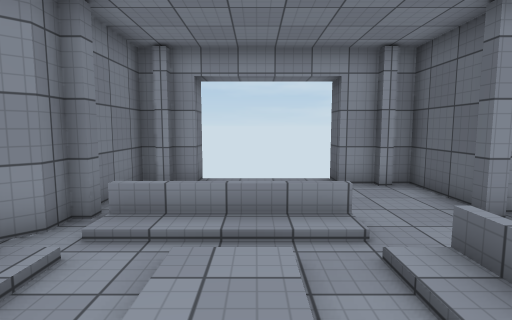
View 1 (above)

24 first-person views from a walk through a Unity game level. The camera is 1.4 m above the floor, tilts 6° down and sees 80° across. Doors are open. The floor is counted in squares, 1 m on a side. Each view is taken from the middle of a square. On the plan, view 1 faces up. The plan holds only what a view shows up to about 14 squares ahead; the rest is blank. The place goes on beyond the plan. The player character is not drawn. Surface patterns are stand-ins for the level's own textures.

View 2
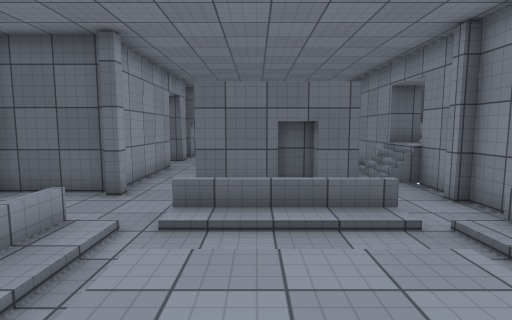

View 3
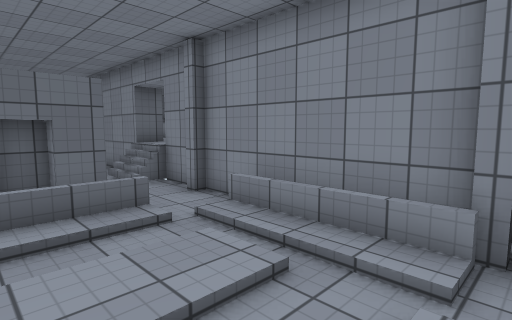

View 4
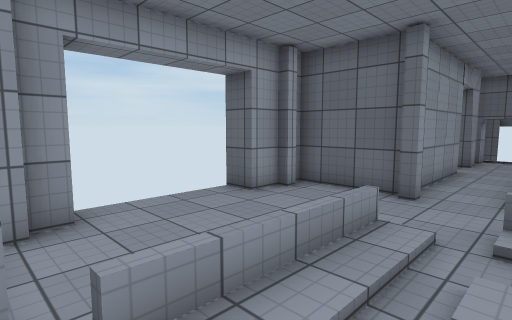

View 5
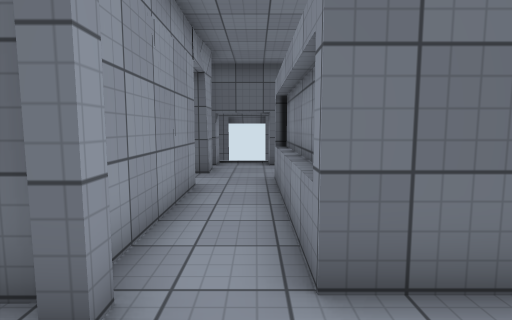

View 6
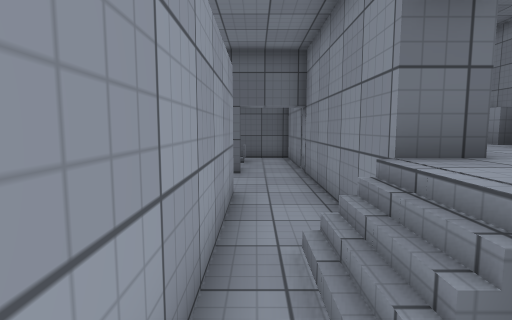

View 7
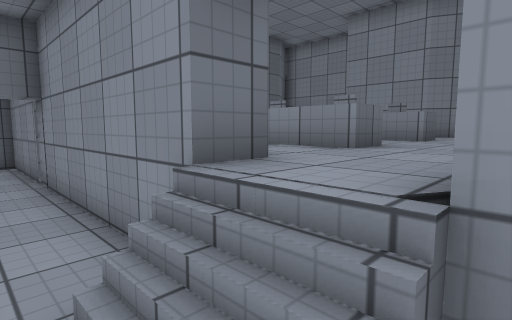

View 8
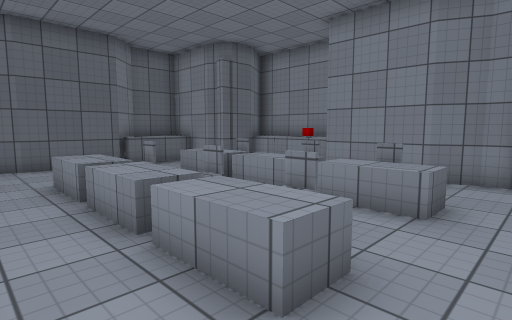

View 9
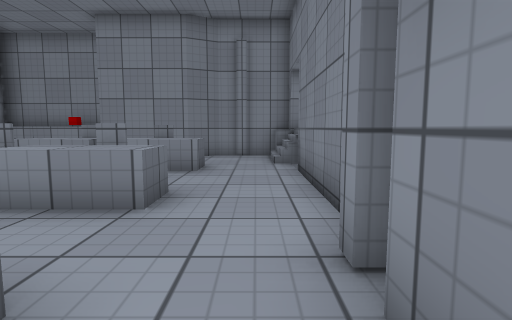

View 10
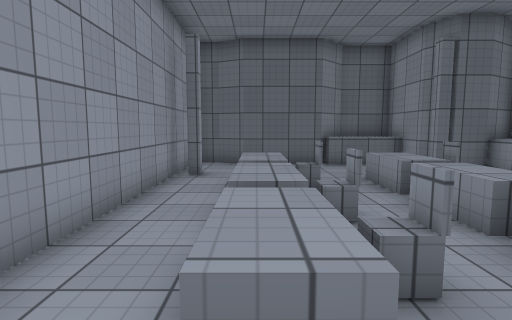

View 11
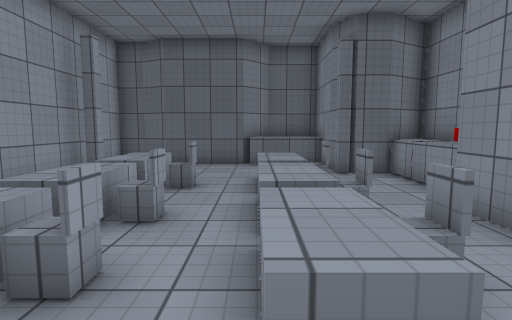

View 12
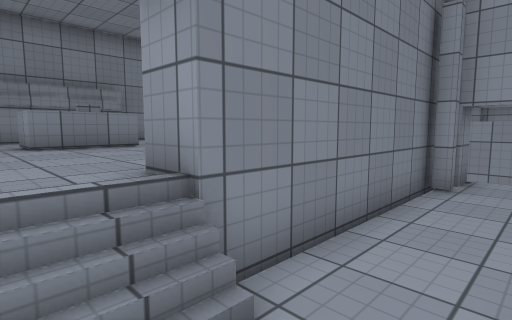

View 13
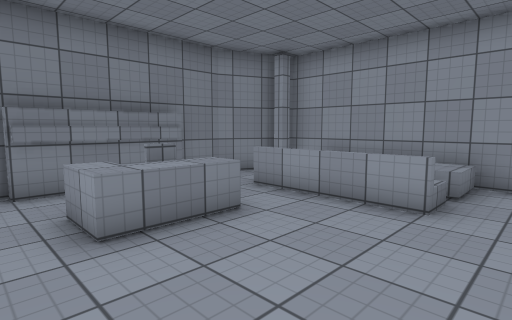

View 14
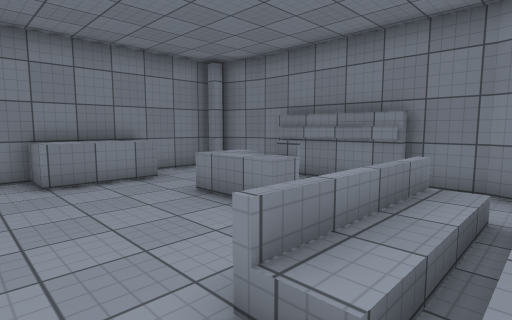

View 15
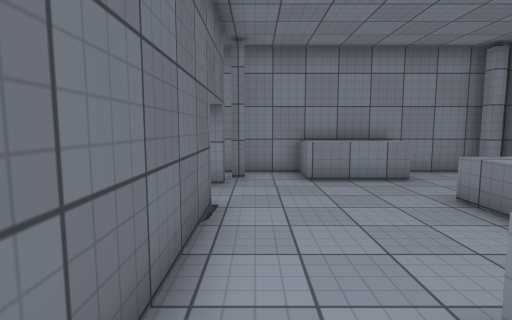

View 16
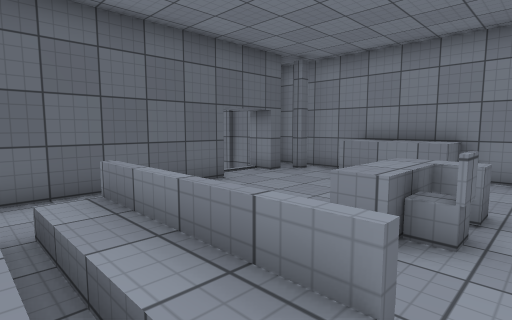

View 17
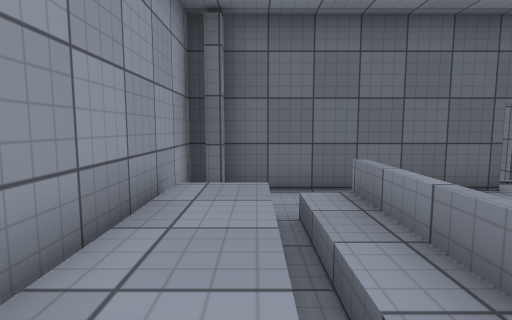

View 18
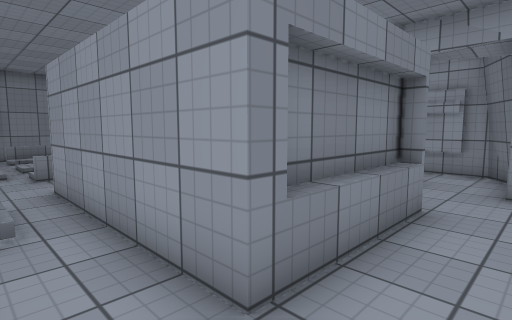

View 19
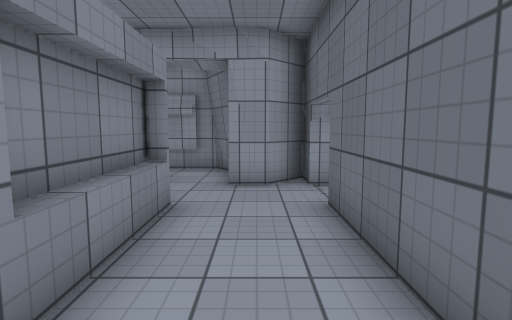

View 20
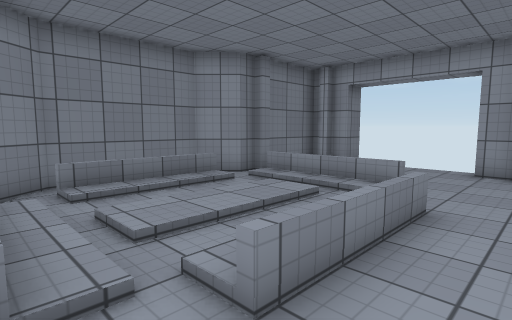

View 21
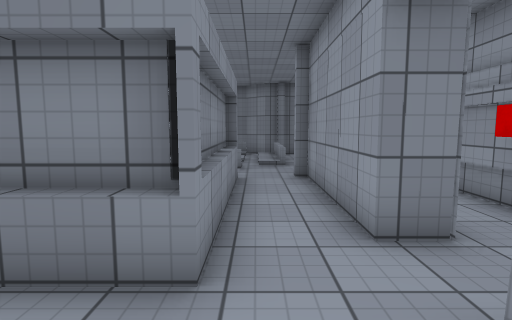

View 22
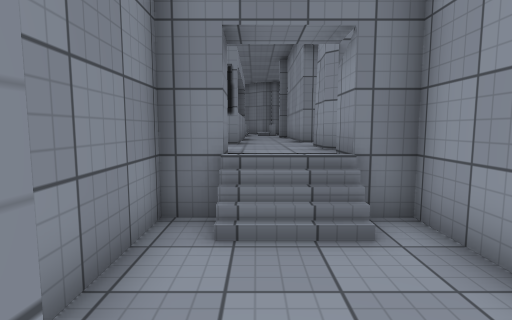

View 23
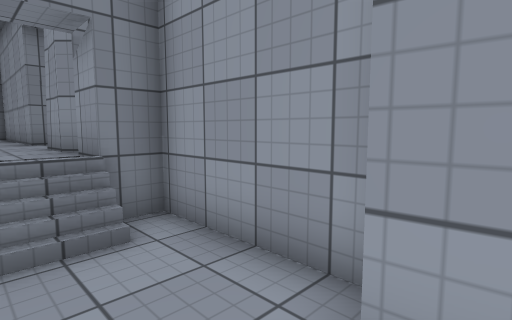

View 24
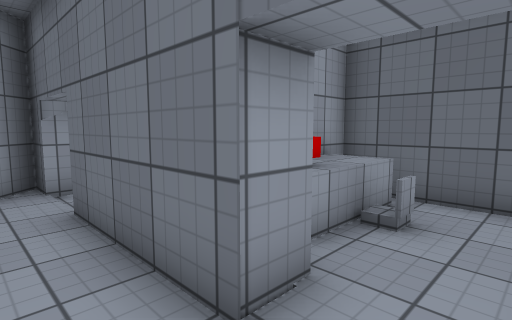

### Floor plan
Key: @ floor where view 1 was taken; # wall or solid block; . main floor; : floor 0.25 m higher than the main floor; - floor 0.75 m lower than the main floor; + floor 1.25 m higher than the main floor; * floor 2 m higher than the main floor; % floor 2.5 m higher than the main floor; / step, stairs or slope; D open door; = window, fence, low wall or low ledge; ^ raised ledge; v drop or lower ground.
Columns run from 5 left of view 1 to 19 right of it. Each row starts with its distance up from view 1.
 10    #   #
  9   ##...#######
  8   #......#  #####
  7   #......#   ...# ######
  6   #.   ..######DD###---##
  5  ##=///............./--
  4  #.////............./-- -
  3  #/./:.:..######..##---#
  2  #/./:.:..#    #..######
  1  #/./:.:..#    #..## ^^#
  0  #/./@.:..######..##^^^#
 -1  #.////................#
 -2  ##vvv/...///..........#
 -3  ##########DD###########
 -4  ##^^^^####+++++++++#++#
 -5 ##*^^^^**##++++++++++++#
 -6 #**%%%%**##++^^^^^^^+++#
 -7 #**====**##++^^^^+^^+++#
 -8 ##*******##++++++++++++#
 -9  #*==****##++^^^^^^^+++^#
-10  #*==****##++^^^^^^^+++^^
-11 ##*******DD++++++++++++^^
-12 # *******DD+++++++++#####
-13 #  *^^^**########^^^^^
-14 ##**^^^*###       ^^^^
-15  #########       #####

Where each view was taken, in squares from view 1:
view 1: 0 up, 0 right, facing up
view 2: 2 up, 3 left, facing right
view 3: 2 up, 3 left, facing down-right
view 4: 3 up, 3 left, facing up-right
view 5: 4 up, 2 right, facing right
view 6: 1 down, 4 right, facing right
view 7: 1 down, 5 right, facing down-right
view 8: 4 down, 6 right, facing down-right
view 9: 2 down, 6 right, facing down
view 10: 6 down, 6 right, facing right
view 11: 9 down, 6 right, facing right
view 12: 12 down, 7 right, facing up-left
view 13: 12 down, 3 right, facing up-left
view 14: 5 down, 3 right, facing down-left
view 15: 5 down, 3 right, facing down
view 16: 5 down, 3 left, facing down-right
view 17: 5 down, 3 left, facing right
view 18: 2 down, 12 right, facing up-left
view 19: 2 down, 12 right, facing up
view 20: 2 down, 4 right, facing up-left
view 21: 4 up, 13 right, facing left
view 22: 4 up, 19 right, facing left
view 23: 4 up, 19 right, facing up-left
view 24: 2 down, 12 right, facing up-right
